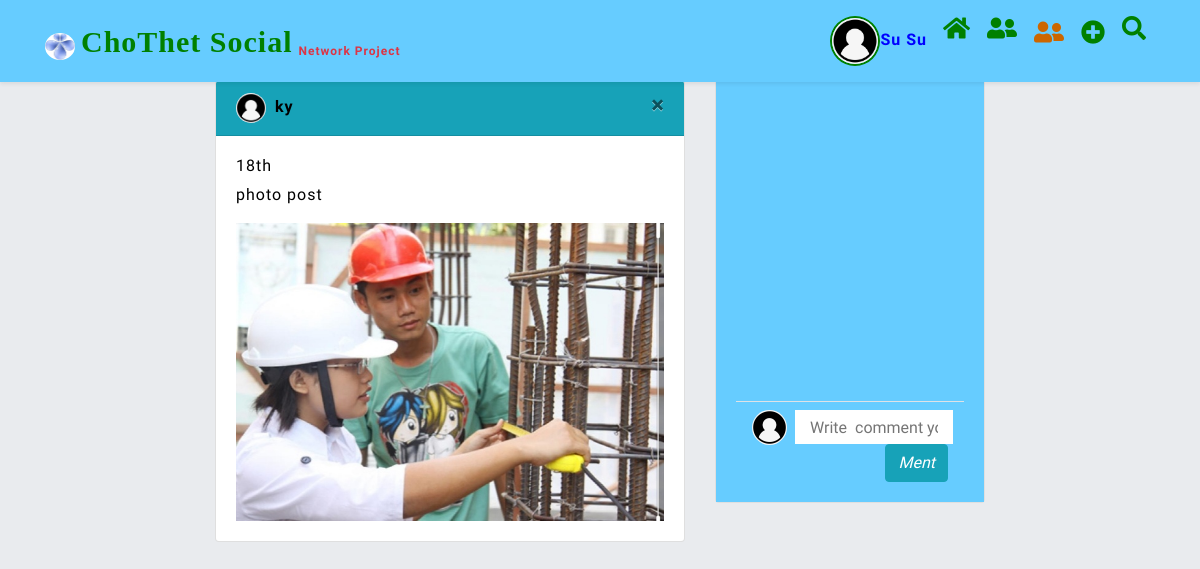
/comment.php?id=44 (signed in), run on the app's committed database.
### tables this page shows
CREATE TABLE `user` (
  `id` int(10) NOT NULL,
  `name` varchar(100) NOT NULL,
  `phone` varchar(13) NOT NULL,
  `password` varchar(100) NOT NULL,
  `gender` varchar(10) NOT NULL,
  `photo` varchar(32) NOT NULL
);

CREATE TABLE `post` (
  `id` int(50) NOT NULL,
  `title` varchar(100) NOT NULL,
  `description` text NOT NULL,
  `post_photo` varchar(100) NOT NULL,
  `user_id` int(50) NOT NULL,
  `created_date` datetime NOT NULL,
  `modified_date` datetime NOT NULL
);

### comment.php (the view, shortened to what this page needs)
<!DOCTYPE html>
<html>
<head>
	<?php include('cdn.php'); ?>
</head>
<body style="background:#E9EBEE;">
<?php include ('nav.php'); ?>
<div class="container-fluid" style="margin-top: 80px;">
	<div class="row  ">
		<div class="col-md-2"></div>
		<div class="col-md-5">
<?php
	if(isset($_GET['id']))
	{
		$id=$_GET['id'];
		$sql=mysqli_query($conn,"SELECT post.*,user.name,user.photo FROM post INNER JOIN user ON post.user_id=user.id WHERE post.id='$id'");
		$row=mysqli_fetch_assoc($sql);
	}
?>
			<div class="card">
				<div class="card-header bg-info">
					<img src="img/<?php echo $row['photo']; ?>" width="30px" class="rounded-circle mr-1">
					<b><?php echo $row['name']; ?></b>
					<button type="button" class="close" data-dismiss="modal" aria-label="Close">
          <span aria-hidden="true">&times;</span>
        </button>
				</div>
				<div class="card-body">
					<h6><?php echo $row['title']; ?></h6>
					<p class="text-justify"><?php echo $row['description']; ?></p>
					<?php if($row['post_photo']){ ?>
					<img src="img/<?php echo $row['post_photo']; ?>" width="100%;">
					<?php } ?>
				</div>
			</div>
		</div>
		<div class="col-md-3 ">
			<div class="card scroll">
				<div class="card-body" style="background:#66CCff">
					<div class="comment_area" >
					</div>
					<div class="media pt-2 px-3 border-top">
  					<img src="img/<?php echo $row['photo']; ?>" width="35px" class="rounded-circle">
  					<div class="media-body ">
    					<input class="comment_box ml-2 comment" placeholder="Write  comment you want..."><button type="button" class="btn btn-info answer" style="float:right"><i>Ment</i></button></input>
  					</div>
				</div>
				</div>
			</div>
		</div>
	</div>
</div>
</body>
</html>

### nav.php (shortened to what this page needs)
<?php
include('db.php');
$id=$_SESSION['id'];
$sql=mysqli_query($conn,"SELECT * FROM user WHERE id='$id'");
$user=mysqli_fetch_assoc($sql);
?>
<nav class="navbar navbar-expand-lg shadow-sm navbar-light container-fluid fixed-top mainmenu" style="background:#66CCFF">
<div class="container">
  <a class="navbar-brand" href="home.php" >
   <img src="img/brand.png" style="width:30px; border-radius:50%">
    <b style="color:green; font-size:30px; font-family:Times New Romance">ChoThet Social</b> <sub><small class="text-danger font-weight-bold">Network Project</small></sub></a>
  <div class="collapse navbar-collapse" id="navbarSupportedContent">
    <ul class="navbar-nav ml-auto">
      <li class="nav-item">
        <a class="nav-link " href="home.php"><img src="img/<?php echo $user['photo']; ?>"style="width:50px;border:2px solid green; border-radius:50%"><b style="color:blue"><?php echo $user['name']; ?></b></a>
      </li>
      <li class="nav-item dropdown">
        <a class="nav-link font-weight-bold text-dark" href="#" id="navbarDropdown" role="button" data-toggle="dropdown" aria-haspopup="true" aria-expanded="false">
         <i class="fas fa-home" style="font-size:24px;color:green"></i>
        </a>
      </li>
      <li class="nav-item dropdown">
        <a class="nav-link font-weight-bold text-dark" href="#" id="navbarDropdown" role="button" data-toggle="dropdown" aria-haspopup="true" aria-expanded="false">
         <i class="fas fa-user-friends" style="font-size:24px;color:green"></i>
        </a>
      </li>
      <li class="nav-item">
        <i data-toggle="modal" data-target="#popular_modal" class="nav-link  fas fa-user-friends mt-1"  style="font-size:24px;color:#CC6600"></i>
      </li>
      <li class="nav-item">
        <i data-toggle="modal" data-target="#create_post_Modal" class="nav-link  fas fa-plus-circle mt-1"  style="font-size:24px;color:green"></i>
      </li>
      <li class="nav-item">
        <a class="nav-link text-dark" href="#">
          <i class="fas fa-search search_btn" style="font-size:24px;color:green"></i></a>
      </li>
  </div>
</div>
</nav>

### comment.php (style rules this page uses)
.comment_box { border:none; resize: none; width: 98%; height: 34px; outline:none; padding:5px 15px; }
.comment_area { height: 300px; overflow-y: scroll; }

### cdn.php (style rules this page uses)
body { font-family: 'Saira Semi Condensed', sans-serif; letter-spacing: 1px; color:black; }

### data on the page
user: photo (placeholder picture), name "Su Su"
post: user.photo (placeholder picture), user.name "ky", title "18th", description "photo post", post_photo (picture)
